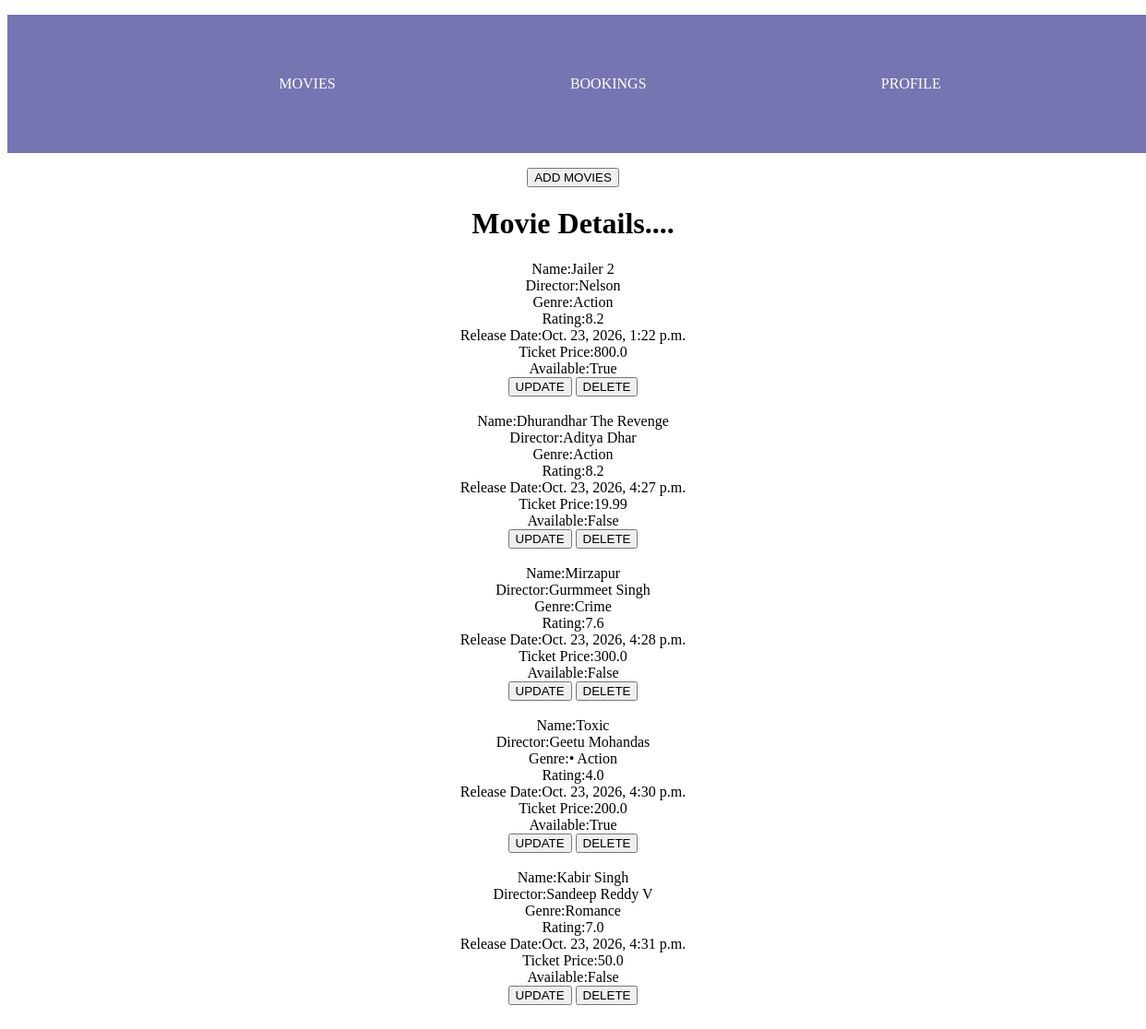
The app's page /read_mov with its own data.
### Movies/models.py (models this page shows, shortened)
class MovieModel(models.Model):
    mname=models.CharField(max_length=30)
    director=models.CharField(max_length=15)
    rating=models.FloatField()
    genre=models.CharField(max_length=15)
    price=models.FloatField()
    release_date=models.DateTimeField(auto_now_add=True)
    avail=models.BooleanField()

### Movies/views.py (the view)
# urls.py: path('read_mov',views.read_mov,name='read_mov'),
def read_mov(request):
    records = MovieModel.objects.all()
    return render(request, "read_mov.html", {"context": records})

### Movies/templates/read_mov.html
{% extends 'main.html' %}
{% block content %}
<a href="{% url 'create_mov' %}"><button>ADD MOVIES</button></a>
<h1>Movie Details....</h1>
{% for i in context %}
Name:{{ i.mname }} <br>
Director:{{ i.director }} <br>
Genre:{{ i.genre }} <br>
Rating:{{ i.rating }} <br>
Release Date:{{ i.release_date }} <br>
Ticket Price:{{ i.price }} <br>
Available:{{ i.avail }} <br>
<a href="{% url 'update_mov' i.id %}"><button>UPDATE</button></a>
<a href="{% url 'delete_mov' i.id %}"><button>DELETE</button></a><br><br>
{% endfor %}
{% endblock %}

### templates/main.html (shortened to what this page needs)
{% load static %}
<!DOCTYPE html>
<html lang="en">
<head>
    <link rel="stylesheet" href="{% static 'style.css' %}">
</head>
<body>
    <nav>
        <ul>
            <li><a href="{% url 'read_mov' %}">MOVIES</a></li>
            <li><a href="{% url 'add_book' %}">BOOKINGS</a></li>
            <li><a href="{% url 'read_u' %}">PROFILE</a></li>
        </ul>
    </nav>
    <center>
        {% block content %}
        {% endblock %}
    </center>
</body>
</html>

### static/style.css (style rules this page uses)
nav ul { height: 150px; width: 100%; background-color: rgb(117, 117, 178); color: white; display: flex; justify-content: space-evenly; align-items: center; }
li { list-style-type: none; }
a { text-decoration: none; color: white; }

### records on screen
MovieModel: mname "Jailer 2", director "Nelson", genre "Action", rating "8.2", release_date "Oct. 23, 2026, 1:22 p.m.", price "800.0", avail "True"
MovieModel: mname "Dhurandhar The Revenge", director "Aditya Dhar", genre "Action", rating "8.2", release_date "Oct. 23, 2026, 4:27 p.m.", price "19.99", avail "False"
MovieModel: mname "Mirzapur", director "Gurmmeet Singh", genre "Crime", rating "7.6", release_date "Oct. 23, 2026, 4:28 p.m.", price "300.0", avail "False"
MovieModel: mname "Toxic", director "Geetu Mohandas", genre "• Action", rating "4.0", release_date "Oct. 23, 2026, 4:30 p.m.", price "200.0", avail "True"
MovieModel: mname "Kabir Singh", director "Sandeep Reddy V", genre "Romance", rating "7.0", release_date "Oct. 23, 2026, 4:31 p.m.", price "50.0", avail "False"
